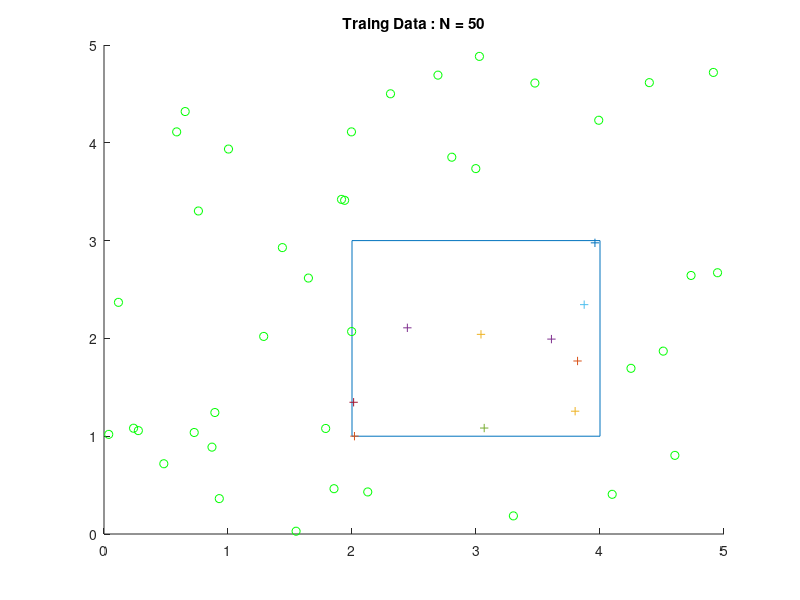
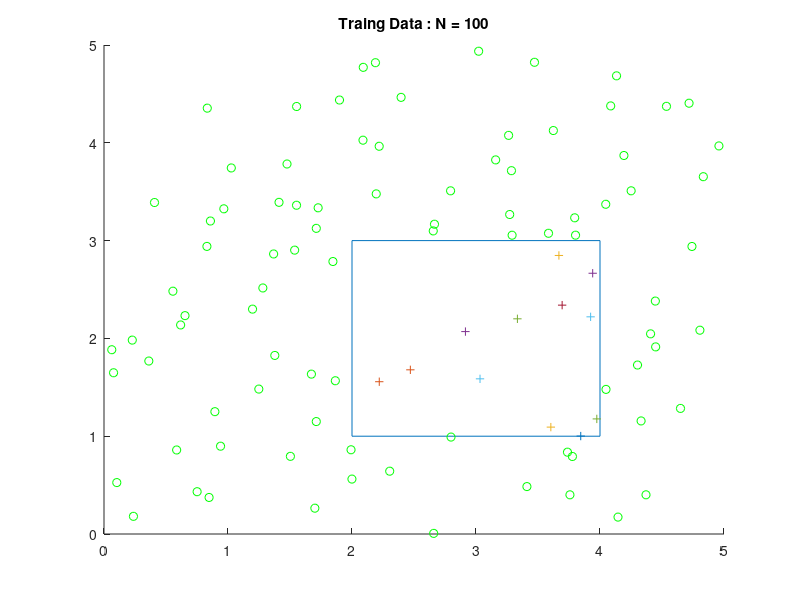
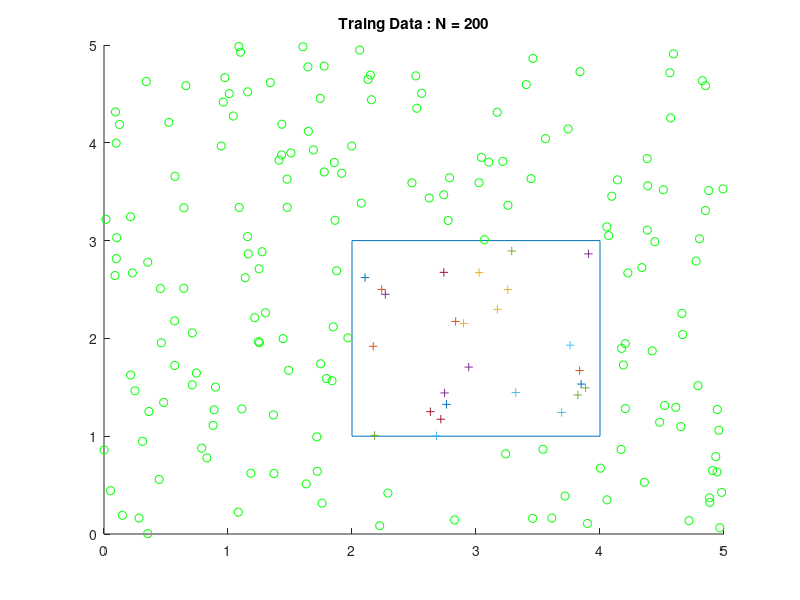
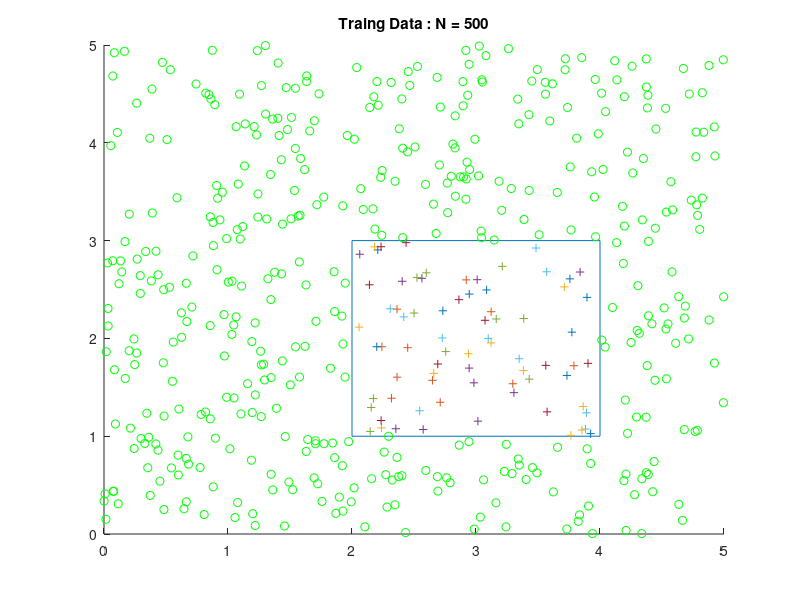

Write the MATLAB code that produced these figures, in order.
clc;clear all;close all;
xa=2; xb=4; ya=1; yb=3;
rand('state',99);
ct = 1;
% initialization of genralization error 
err_rate = ones(4,5);

for N = [50 100 200 500]
    
%%%%%%%% training data
ds=zeros(N,2); ls=zeros(N,1);       % labels
figure;
title(['Traing Data : N = ',num2str(N)]);
hold on;
plot([xa xb xb xa xa],[ya ya yb yb ya],'-');    % draw it

for i=1:N
x=rand(1,1)*5; y=rand(1,1)*5;
ds(i,1)=x; ds(i,2)=y;
% +ve if falls in the rectangle, -ve otherwise
if ((x > xa) && (y > ya) && (y < yb) && ( x < xb)) ls(i)=1;
else ls(i)=0; end;
if (ls (i)==1) plot(x,y,'+'); else plot(x,y,'go'); end;
end;
hold off ;
%%%%%%%%%

% parameters in training set 
positives=ds(find(ls==1),:);
negatives=ds(find(ls==0),:);
global pc1;
global pc2;
pc1 = size(positives ,1)/N;
pc2 = size(negatives,1)/N;


%%%%%%% training in EM algorithm 
cl_cnt = 1 ;
for C = [ 1 2 4 8 16 ]

try 
EM1 = [];
EM2 = [];
 
EM1 = gtrain(C,positives);
EM2 = gtrain(C,negatives);

%%%%%%%  

%%%%%% Validation Part 
Val_N = N;
Val_ds=zeros(Val_N,2); Val_ls=zeros(Val_N,1);       % labels
figure;
title(['Validation Data : N = ',num2str(Val_N),' Cluster = ',num2str(C)]);
hold on;
plot([xa xb xb xa xa],[ya ya yb yb ya],'-');    % draw it
% validation data
for i=1:Val_N
x=rand(1,1)*5; y=rand(1,1)*5;
Val_ds(i,1)=x; Val_ds(i,2)=y;
% +ve if falls in the rectangle, -ve otherwise
if ((x > xa) && (y > ya) && (y < yb) && ( x < xb)) Val_ls(i)=1;
else Val_ls(i)=0; end;
if (Val_ls (i)==1) plot(x,y,'+'); else plot(x,y,'go'); end;
end;
%%%%%%%%%

%%%%%%% Classifier by function gclass 
% Class = ones(Val_N,1);
[Class Z] = gclass(Val_ds,EM1,EM2);

% generalization error 
error = 0;
for i = 1:Val_N
    if Val_ls(i) ~= Class(i)
        error = error +1 ;
    end
end
error = error/Val_N;         
err_rate(ct,cl_cnt) = error;   

%%%% graphs for decision boundary 
[X1,X2] = meshgrid(0:0.1:5,0:0.1:5); 
for i = 1:size(X1,2)
   for j = 1:size(X2,1)
        input = [X1(i,j) X2(i,j)];
        [l,Zg(i,j)] = gclass(input,EM1,EM2);   
               
   end
end
[ c1, h1] = contour(X1,X2,Zg,[0 0],'r','LineWidth',2);
hold off;
%%%%%%%%%%%%%
catch
fprintf('error for cluster = %d !!!\n',C);
err_rate(ct,cl_cnt) = NaN;
end
cl_cnt = cl_cnt + 1;
end
% catch 
%    continue;
% end
ct = ct +1;
end;
figure ;
title('Generalization Error');
xlabel('Number of data points');
ylabel('Error Rate');
hold on;
num = [50 100 250 500];
plot(num,err_rate(:,1),'rs-');
plot(num,err_rate(:,2),'bd-');
plot(num,err_rate(:,3),'y*-');
plot(num,err_rate(:,4),'mv-');
plot(num,err_rate(:,5),'cp-');
legend('Cluster = 1','Cluster = 2','Cluster = 4','Cluster = 8','Cluster = 16');
hold off;





